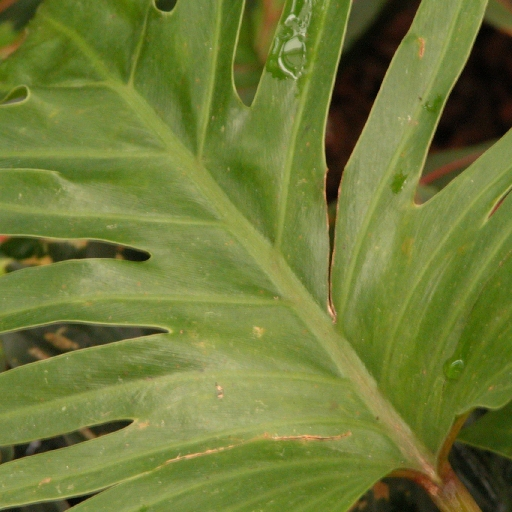
#> input picture Leaf512.jpg, 512 x 512 px, found by its file name
$ python rgb2dklTest.py   (Python 2 division)
#> lines starting #> are read from the running program, lines starting #| are printed output that depends on the picture
import numpy as np
import Image

picture = np.array(Image.open('Leaf512.jpg').transpose(Image.FLIP_TOP_BOTTOM))/127.5-1
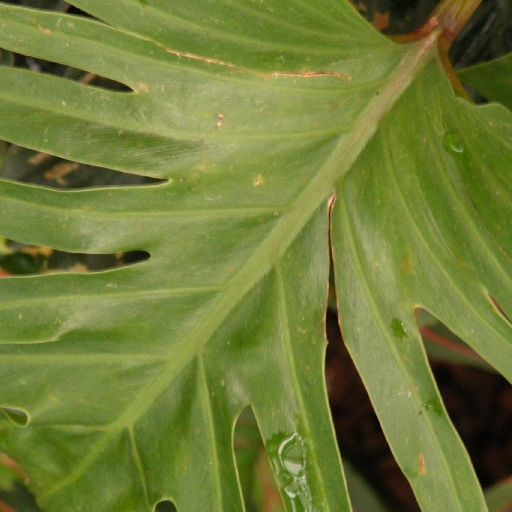
#> picture: shape (512, 512, 3) float64; mean R, G, B -0.124, -0.028, -0.564; drawn with min black and max white

flat = picture[:,:,0]
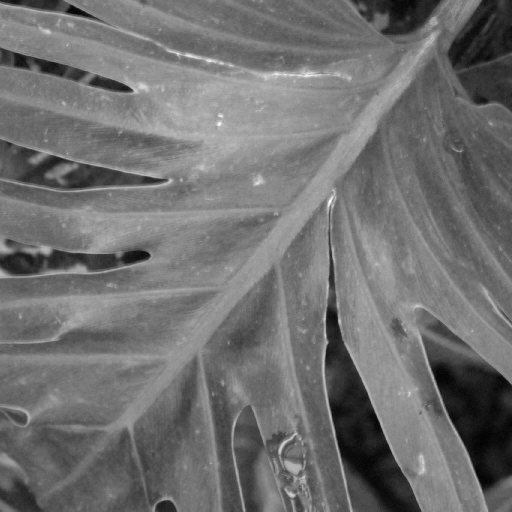
#> flat: shape (512, 512) float64; min -1, max 0.984, mean -0.124; drawn with min black and max white
print picture.shape[3-1]
#| 3
#> (the run stopped early here; a loop or call above may not have finished)

$ run again, with Pelican512.jpg copied over Leaf512.jpg
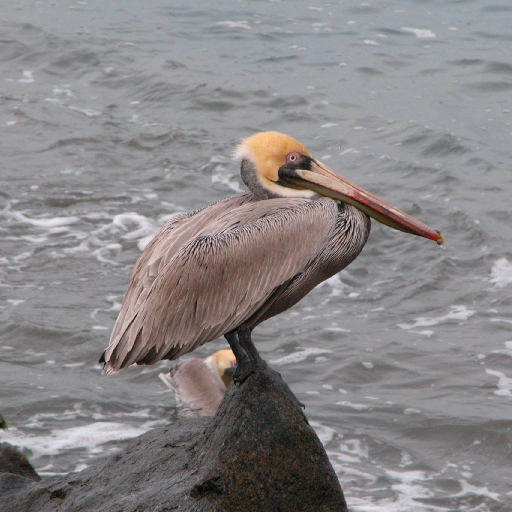
#> input picture Pelican512.jpg, 512 x 512 px, found by its file name
#> `picture = np.array(Image.open('Leaf512.jpg').transpose(Image.FLIP_TOP_..`:
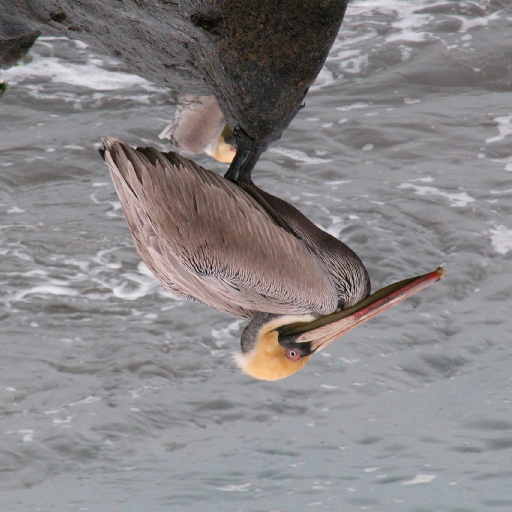
#> picture: shape (512, 512, 3) float64; mean R, G, B 0.0754, 0.0471, 0.0597; drawn with min black and max white
#> `flat = picture[:,:,0]`:
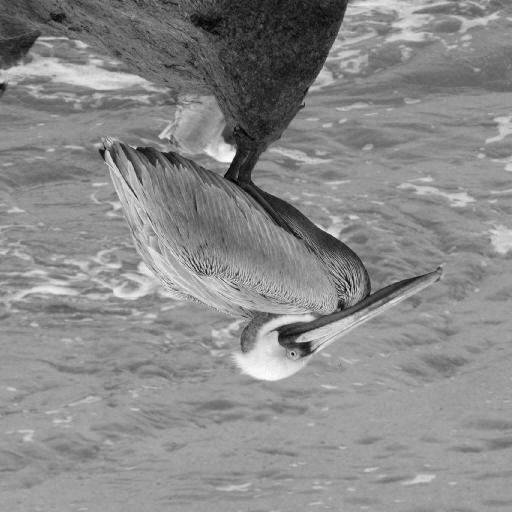
#> flat: shape (512, 512) float64; min -1, max 0.984, mean 0.0754; drawn with min black and max white
#| 3

$ run again, with Pumpkin512.jpg copied over Leaf512.jpg
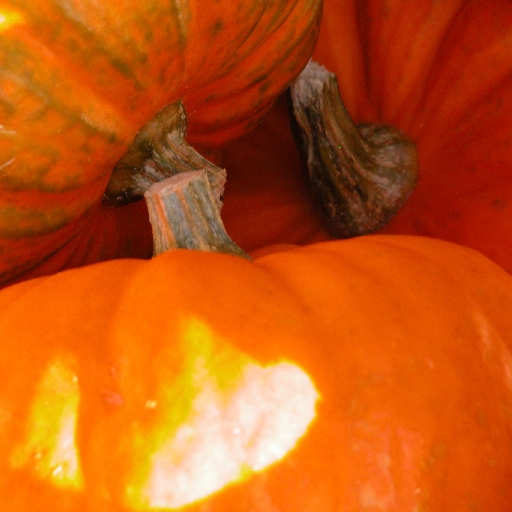
#> input picture Pumpkin512.jpg, 512 x 512 px, found by its file name
#> `picture = np.array(Image.open('Leaf512.jpg').transpose(Image.FLIP_TOP_..`:
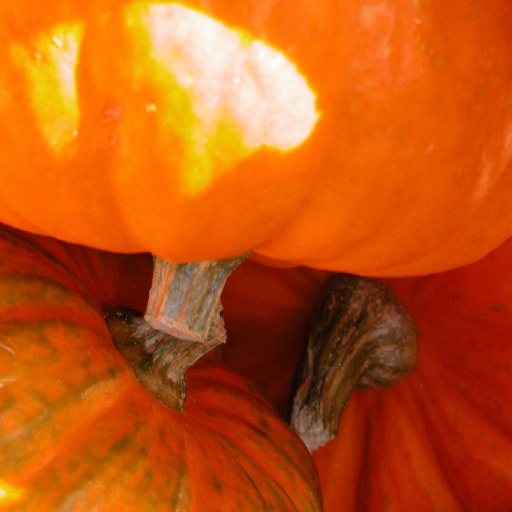
#> picture: shape (512, 512, 3) float64; mean R, G, B 0.52, -0.332, -0.861; drawn with min black and max white
#> `flat = picture[:,:,0]`:
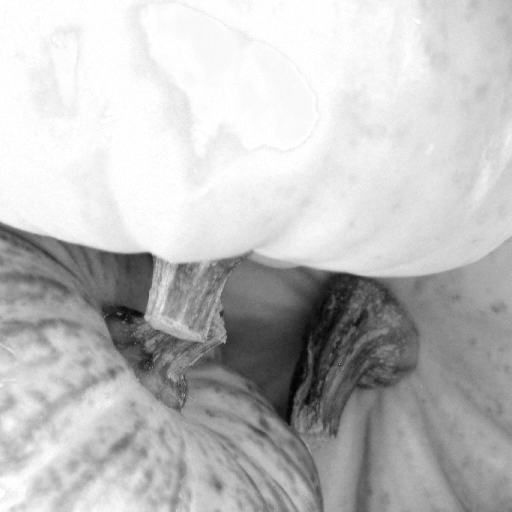
#> flat: shape (512, 512) float64; min -0.898, max 1, mean 0.52; drawn with min black and max white
#| 3
